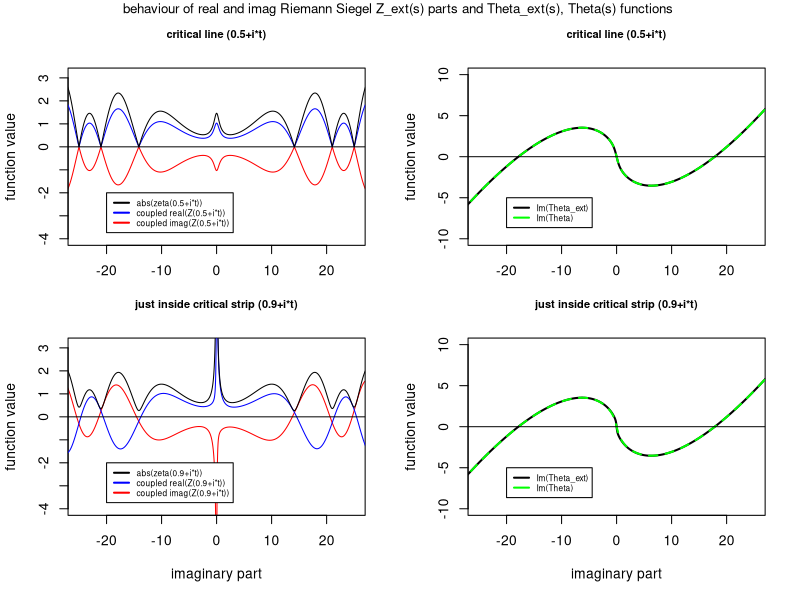

The R script that drew this image: (Note: a time limit stopped this script after it produced the figure.)
## ---- chunk 1
knitr::opts_chunk$set(echo = TRUE)
## ---- chunk 2

library(pracma)


rawratio <- function(res,x) {
    abs(2^(res+1i*x)*pi^(res+1i*x-1)*sin(pi/2*(res+1i*x))*gammaz(1-(res+1i*x)))
}

x <- seq(-50,50,l=30001)

add_phase <- function(x) {

sum <- 0
add_pos <- 0

xfac <- 0.25

for (i in 1:length(x)) {
  if(x[i] < 10 ) {add_pos[i] <- 0}
  else { 
    test <- floor((Im(log(gammaz(xfac+0.5i*x[i]))))/2/pi)
    if (test == 0) {flag <- 0;add_pos[i] <- sum}
      else if (test == -1 & flag == 0 ) {flag <- 1; sum <- sum+2*pi;add_pos[i] <- sum}
        else add_pos[i] <- sum
  }
  }
sum <- 0
add_neg <- 0
for (i in 1:length(x)) {
  if(x[length(x)+1-i] > -10 ) {add_neg[i] <- 0}
  else { 
    test <- floor((Im(log(gammaz(xfac+0.5i*x[length(x)+1-i]))))/2/pi)
    if (test == -1) {flag <- 0;add_neg[length(x)+1-i] <- sum}
    else if (test == 0 & flag == 0 ) {flag <- 1; sum <- sum-2*pi;add_neg[length(x)+1-i] <- sum}
    else add_neg[length(x)+1-i] <- sum
  }
}

add <- 0
for (i in 1:length(x)) {
  if (x[i] < 0) add[i] <- add_neg[i]
    else add[i] <- add_pos[i]
}

add
}

sqadd_phase <- function(res,x)  {

sum <- ifelse(abs(res) < sqrt(2),-pi,ifelse(abs(res)<5.73,-pi,ifelse(abs(res)<10.17,-2*pi,
                  ifelse(abs(res)<14.297,-3*pi,ifelse(abs(res)<18.38,-4*pi,
                  ifelse(abs(res)<22.428,-5*pi,ifelse(abs(res)<26.47,-6*pi,-7*pi)))))))
sqadd_pos <- 0

xfac <- 0.25

for (i in 1:length(x)) {
  if(x[i] <= .002 ) {sqadd_pos[i] <- sum}
  else { 
    test <- Im(log(sqrt(zeta(res+1i*x[i])*zeta(1-(res+1i*x[i]))*rawratio(res,x[i]))/
            sqrt(abs(zeta(res+1i*x[i])*zeta(1-(res+1i*x[i]))*rawratio(res,x[i])))))
    testp <- ifelse(x[i-1] != 0,
            Im(log(sqrt(zeta(res+1i*x[i-1])*zeta(1-(res+1i*x[i-1]))*rawratio(res,x[i-1]))/
             sqrt(abs(zeta(res+1i*x[i-1])*zeta(1-(res+1i*x[i-1]))*rawratio(res,x[i-1]))))),
                    test)
    # if (test-testp > pi/4 & x[i] <= 5) {flag <- 1;sum <- sum-1*pi;sadd_pos[i] <- sum}
    if (test-testp < -pi/4) {flag <- 1;sum <- sum+1*pi;sqadd_pos[i] <- sum}
    else {flag <- 0; sqadd_pos[i] <- sum}
  }
}
sum <- -ifelse(abs(res) < sqrt(2),-pi,ifelse(abs(res)<5.73,-pi,ifelse(abs(res)<10.17,-2*pi,
              ifelse(abs(res)<14.297,-3*pi,ifelse(abs(res)<18.38,-4*pi,
              ifelse(abs(res)<22.428,-5*pi,ifelse(abs(res)<26.47,-6*pi,-7*pi)))))))
sqadd_neg <- 0
for (i in 1:length(x)) {
  if(x[length(x)+1-i] >= -.002 ) {sqadd_neg[length(x)+1-i] <- sum}
  else { 
    test <- Im(log(sqrt(zeta(res+1i*x[length(x)+1-i])*zeta(1-(res+1i*x[length(x)+1-i]))*rawratio(res,x[length(x)+1-i]))/
          sqrt(abs(zeta(res+1i*x[length(x)+1-i])*zeta(1-(res+1i*x[length(x)+1-i]))*rawratio(res,x[length(x)+1-i])))))
    testp <- ifelse(x[length(x)+1-i+1] != 0,Im(log(sqrt(zeta(res+1i*x[length(x)+1-i+1])*zeta(1-(res+1i*x[length(x)+1-i+1]))*rawratio(res,x[length(x)+1-i+1]))/
  sqrt(abs(zeta(res+1i*x[length(x)+1-i+1])*zeta(1-(res+1i*x[length(x)+1-i+1]))*rawratio(res,x[length(x)+1-i+1]))))),
                    test)
    if (test-testp < -pi/4 & x[length(x)+1-i] >= -5) {flag <- 1;sum <- sum+1*pi;ladd_neg[length(x)+1-i] <- sum}
    if (test-testp > pi/4) {flag <- 1;sum <- sum-1*pi;sqadd_neg[length(x)+1-i] <- sum}
    else {flag <- 0; sqadd_neg[length(x)+1-i] <- sum}
  }
}

sqadd <- 0
for (i in 1:length(x)) {
  if (x[i] < 0) sqadd[i] <- sqadd_neg[i]
  else sqadd[i] <- sqadd_pos[i]
}

sqadd}


ladd_phase <- function(res,x) {

sum <- ifelse(abs(res) < sqrt(2),0,ifelse(abs(res)<5.73,-pi,ifelse(abs(res)<10.17,-2*pi,
              ifelse(abs(res)<14.297,-3*pi,ifelse(abs(res)<18.38,-4*pi,
              ifelse(abs(res)<22.428,-5*pi,ifelse(abs(res)<26.47,-6*pi,-7*pi)))))))

ladd_pos <- 0

for (i in 1:length(x)) {
  if(x[i] <= 0.002 ) {ladd_pos[i] <- sum}
  else { 
    test <- (-0.5*Im(log(zeta(res+1i*x[i])/zeta(1-(res+1i*x[i]))/rawratio(res,x[i]))))
    testp <- ifelse(x[i-1] != 0,(-0.5*Im(log(zeta(res+1i*x[i-1])/zeta(1-(res+1i*x[i-1]))/
                                               rawratio(res,x[i-1])))),test)
    if (test-testp > pi/4 & x[i] <= 5) {flag <- 1;sum <- sum-1*pi;ladd_pos[i] <- sum}
     if (test-testp < -pi/4) {flag <- 1;sum <- sum+1*pi;ladd_pos[i] <- sum}
    else {flag <- 0; ladd_pos[i] <- sum}
  }
}
sum <- ifelse(abs(res) < sqrt(2),0,ifelse(abs(res)<5.73,pi,ifelse(abs(res)<10.17,2*pi,
              ifelse(abs(res)<14.297,3*pi,ifelse(abs(res)<18.38,4*pi,
              ifelse(abs(res)<22.428,5*pi,ifelse(abs(res)<26.47,6*pi,7*pi)))))))
ladd_neg <- 0
for (i in 1:length(x)) {
  if(x[length(x)+1-i] >= -.002 ) {ladd_neg[length(x)+1-i] <- sum}
  else { 
    test <- (-0.5*Im(log(zeta(res+1i*x[length(x)+1-i])/zeta(1-(res+1i*x[length(x)+1-i]))/rawratio(res,x[length(x)+1-i]))))
    testp <- ifelse(x[length(x)+1-i+1] != 0,(-0.5*Im(log(zeta(res+1i*x[length(x)+1-i+1])/
                      zeta(1-(res+1i*x[length(x)+1-i+1]))/rawratio(res,x[length(x)+1-i+1])))),test)
    if (test-testp < -pi/4 & x[length(x)+1-i] >= -5) {flag <- 1;sum <- sum+1*pi;ladd_neg[length(x)+1-i] <- sum}
     if (test-testp > pi/4) {flag <- 1;sum <- sum-1*pi;ladd_neg[length(x)+1-i] <- sum}
    else {flag <- 0; ladd_neg[length(x)+1-i] <- sum}
  }
}

ladd <- 0
for (i in 1:length(x)) {
  if (x[i] <= 0) ladd[i] <- ladd_neg[i]
  else ladd[i] <- ladd_pos[i]
}


ladd}


par(mfrow=c(2,2))

par(fig=c(0,0.5,0.45,1))
res <- .5;
start <- -25;finish <- 25
add_f <- add_phase(x)

sqadd_f <- sqadd_phase(res,x)

ladd_f <- ladd_phase(res,x)

rot_z_fn <- sqrt(zeta(res+1i*x)*zeta(1-(res+1i*x))*rawratio(res,x))*exp(1i*3*pi/4)*cos(sqadd_f)
plot(x=x,y=Im(rot_z_fn),col="red",xlim=c(start,finish),typ="l",ylim=c(-4,pi),xlab="",ylab = "function value",main = paste0("critical line (0.5+i*t)"),cex.xlab=0.9,cex.main=.8)
lines(x=x,y=Re(rot_z_fn),col="blue")
lines(x=x,y=abs(rot_z_fn),col="black")
abline(h=0)


# plot(x=x,y=abs(rsc),col="blue",xlim=c(start-abs(.5-res)/0.5,finish+abs(.5-res)/0.5),typ="l", ylim=c(0,3),lwd=2,xlab = "imaginary part", ylab = "abs(function) value",main = paste0("on critical line (0.5+i*t)"),cex.xlab=0.9,cex.main=.8,cex.legend=0.8)
# 
legend(-20, -2, c("abs(zeta(0.5+i*t))", "coupled real(Z(0.5+i*t))","coupled imag(Z(0.5+i*t))"),
       lty = 1,cex=.6, lwd = c(2,  2,2,2), col = c("black",  "blue","red"))

par(fig=c(0.5,1,0.45,1), new=TRUE)
theta <- (-0.5*Im(log(zeta(res+1i*x)/zeta(1-(res+1i*x))/rawratio(res,x))))+1*ladd_f
plot(x=x,y=theta,xlim=c(start,finish),ylim=c(-10,10),typ="l",lwd=2,xlab="",ylab = "function value",main = paste0("critical line (0.5+i*t)"),cex.xlab=0.9,cex.main=.8,cex.legend=0.8)
lines(x=x,y=Im(log(gammaz(0.25+0.5i*x)))-0.5*x*log(pi)+1*add_f,col="green",lwd=2,lty=2)
abline(h=0)

# plot(x=x,y=abs(rsc),col="blue",xlim=c(start-abs(.5-res)/0.5,finish+abs(.5-res)/0.5),typ="l", ylim=c(0,3),lwd=1,xlab = "imaginary part", ylab = "abs(function) value",main = paste0("just above critical line (0.6+i*t)"),cex.xlab=0.9,cex.main=.8,cex.legend=0.8)

legend(-20, -5, c("Im(Theta_ext)", "Im(Theta)"),
       lty = 1,cex=.6, lwd = c(2,  2,2,2), col = c("black","green"))

par(fig=c(0,0.5,0.,0.55), new=TRUE)
res <- .9;

add_f <- add_phase(x)

sqadd_f <- sqadd_phase(res,x)

ladd_f <- ladd_phase(res,x)

rot_z_fn <- sqrt(zeta(res+1i*x)*zeta(1-(res+1i*x))*rawratio(res,x))*exp(1i*3*pi/4)*cos(sqadd_f)
plot(x=x,y=Im(rot_z_fn),col="red",xlim=c(start,finish),typ="l",ylim=c(-4,pi),xlab="imaginary part",ylab = "function value",main = paste0("just inside critical strip (0.9+i*t)"),cex.xlab=0.9,cex.main=.8)
lines(x=x,y=Re(rot_z_fn),col="blue")
lines(x=x,y=abs(rot_z_fn),col="black")
abline(h=0)

# plot(x=x,y=abs(rsc),col="blue",xlim=c(start-abs(.5-res)/0.5,finish+abs(.5-res)/0.5),typ="l", ylim=c(0,3),lwd=1,xlab = "imaginary part", ylab = "abs(function) value",main = paste0("high on critical strip (0.9+i*t)"),cex.xlab=0.9,cex.main=.8,cex.legend=0.8)

legend(-20, -2, c("abs(zeta(0.9+i*t))", "coupled real(Z(0.9+i*t))","coupled imag(Z(0.9+i*t))"),
       lty = 1,cex=.6, lwd = c(2,  2,2,2), col = c("black",  "blue","red"))

par(fig=c(0.5,1,0.,0.55), new=TRUE)

theta <- (-0.5*Im(log(zeta(res+1i*x)/zeta(1-(res+1i*x))/rawratio(res,x))))+1*ladd_f
plot(x=x,y=theta,xlim=c(start,finish),ylim=c(-10,10),typ="l",lwd=2,xlab="imaginary part",ylab = "function value",main = paste0("just inside critical strip (0.9+i*t)"),cex.xlab=0.9,cex.main=.8,cex.legend=0.8)
lines(x=x,y=Im(log(gammaz(0.25+0.5i*x)))-0.5*x*log(pi)+1*add_f,col="green",lwd=2,lty=2)
abline(h=0)

# plot(x=x,y=abs(rsc),col="blue",xlim=c(start-abs(.5-res)/0.5,finish+abs(.5-res)/0.5),typ="l", ylim=c(0,3),lwd=1,xlab = "imaginary part", ylab = "abs(function) value",main = paste0("upper edge of critical strip (1+i*t)"),cex.xlab=0.9,cex.main=.8,cex.legend=0.8)

legend(-20, -5, c("Im(Theta_ext)", "Im(Theta)"),
       lty = 1,cex=.6, lwd = c(2,  2,2,2), col = c("black","green"))
mtext("behaviour of real and imag Riemann Siegel Z_ext(s) parts and Theta_ext(s), Theta(s) functions ", side=3, outer=TRUE, line=-1,cex=0.8)

## ---- chunk 3


par(mfrow=c(2,2))
par(fig=c(0,0.5,0.45,1))
res <- 2;
start <- -25;finish <- 25
add_f <- add_phase(x)

sqadd_f <- sqadd_phase(res,x)

ladd_f <- ladd_phase(res,x)

rot_z_fn <- sqrt(zeta(res+1i*x)*zeta(1-(res+1i*x))*rawratio(res,x))*exp(1i*3*pi/4)*cos(sqadd_f)
plot(x=x,y=Im(rot_z_fn),col="red",xlim=c(start,finish),typ="l",ylim=c(-4,pi),xlab="",ylab = "function value",main = paste0("near critical strip (2+i*t)"),cex.xlab=0.9,cex.main=.8)
lines(x=x,y=Re(rot_z_fn),col="blue")
lines(x=x,y=abs(rot_z_fn),col="black")
abline(h=0)


# plot(x=x,y=abs(rsc),col="blue",xlim=c(start-abs(.5-res)/0.5,finish+abs(.5-res)/0.5),typ="l", ylim=c(0,3),lwd=2,xlab = "imaginary part", ylab = "abs(function) value",main = paste0("on critical line (0.5+i*t)"),cex.xlab=0.9,cex.main=.8,cex.legend=0.8)
# 
legend(-20, -2, c("abs(zeta(2+i*t))", "coupled real(Z(2+i*t))","coupled imag(Z(2+i*t))"),
       lty = 1,cex=.6, lwd = c(2,  2,2,2), col = c("black",  "blue","red"))

par(fig=c(0.5,1,0.45,1), new=TRUE)
theta <- (-0.5*Im(log(zeta(res+1i*x)/zeta(1-(res+1i*x))/rawratio(res,x))))+1*ladd_f
plot(x=x,y=theta,xlim=c(start,finish),ylim=c(-10,10),typ="l",lwd=2,xlab="",ylab = "function value",main = paste0("near critical strip (2+i*t)"),cex.xlab=0.9,cex.main=.8,cex.legend=0.8)
lines(x=x,y=Im(log(gammaz(0.25+0.5i*x)))-0.5*x*log(pi)+1*add_f,col="green",lwd=2,lty=2)
abline(h=0)

# plot(x=x,y=abs(rsc),col="blue",xlim=c(start-abs(.5-res)/0.5,finish+abs(.5-res)/0.5),typ="l", ylim=c(0,3),lwd=1,xlab = "imaginary part", ylab = "abs(function) value",main = paste0("just above critical line (0.6+i*t)"),cex.xlab=0.9,cex.main=.8,cex.legend=0.8)

legend(-20, -5, c("Im(Theta_ext)", "Im(Theta)"),
       lty = 1,cex=.6, lwd = c(2,  2,2,2), col = c("black","green"))

par(fig=c(0,0.5,0.,0.55), new=TRUE)
res <- 13;

add_f <- add_phase(x)

sqadd_f <- sqadd_phase(res,x)

ladd_f <- ladd_phase(res,x)

rot_z_fn <- sqrt(zeta(res+1i*x)*zeta(1-(res+1i*x))*rawratio(res,x))*exp(1i*3*pi/4)*cos(sqadd_f)
plot(x=x,y=Im(rot_z_fn),col="red",xlim=c(start,finish),typ="l",ylim=c(-4,pi),xlab="imaginary part",ylab = "function value",main = paste0("well above the critical strip (13+i*t)"),cex.xlab=0.9,cex.main=.8)
lines(x=x,y=Re(rot_z_fn),col="blue")
lines(x=x,y=abs(rot_z_fn),col="black")
abline(h=0)

# plot(x=x,y=abs(rsc),col="blue",xlim=c(start-abs(.5-res)/0.5,finish+abs(.5-res)/0.5),typ="l", ylim=c(0,3),lwd=1,xlab = "imaginary part", ylab = "abs(function) value",main = paste0("high on critical strip (0.9+i*t)"),cex.xlab=0.9,cex.main=.8,cex.legend=0.8)

legend(-20, -2, c("abs(zeta(13+i*t))", "coupled real(Z(13+i*t))","coupled imag(Z(13+i*t))"),
       lty = 1,cex=.6, lwd = c(2,  2,2,2), col = c("black",  "blue","red"))

par(fig=c(0.5,1,0.,0.55), new=TRUE)

theta <- (-0.5*Im(log(zeta(res+1i*x)/zeta(1-(res+1i*x))/rawratio(res,x))))+1*ladd_f
plot(x=x,y=theta,xlim=c(start,finish),ylim=c(-10,10),typ="l",lwd=2,xlab="imaginary part",ylab = "function value",main = paste0("well above the critical strip (13+i*t)"),cex.xlab=0.9,cex.main=.8,cex.legend=0.8)
lines(x=x,y=Im(log(gammaz(0.25+0.5i*x)))-0.5*x*log(pi)+1*add_f,col="green",lwd=2,lty=2)
abline(h=0)

# plot(x=x,y=abs(rsc),col="blue",xlim=c(start-abs(.5-res)/0.5,finish+abs(.5-res)/0.5),typ="l", ylim=c(0,3),lwd=1,xlab = "imaginary part", ylab = "abs(function) value",main = paste0("upper edge of critical strip (1+i*t)"),cex.xlab=0.9,cex.main=.8,cex.legend=0.8)

legend(-20, -5, c("Im(Theta_ext)", "Im(Theta)"),
       lty = 1,cex=.6, lwd = c(2,  2,2,2), col = c("black","green"))
mtext("behaviour of real and imag Riemann Siegel Z_ext(s) parts and Theta_ext(s), Theta(s) functions ", side=3, outer=TRUE, line=-1,cex=0.8)

## ---- chunk 4


par(mfrow=c(2,1))
par(fig=c(0,1,0.4,1))
res <- 0.51;
start <- -25;finish <- 25
# add_f <- add_phase(x)
# 
# sqadd_f <- sqadd_phase(res,x)
# 
# ladd_f <- ladd_phase(res,x)
plot(x=x,y=Im(log(sqrt(zeta(res+1i*x)*zeta(1-(res+1i*x))*rawratio(res,x))/
                    sqrt(abs(zeta(res+1i*x)*zeta(1-(res+1i*x))*rawratio(res,x))))),col="blue",xlim=c(start,finish),typ="l",ylim=c(-4,pi),xlab="",ylab = "function value",main = paste0("near critical line (0.51+i*t)"),cex.xlab=0.9,cex.main=.8,xaxt='n')
lines(x=x,y=Im(log(gammaz(0.25+0.5i*x))),col="green")
abline(h=0)
abline(v=17.8455995404,lty=3);abline(v=23.1702827012,lty=3);abline(v=27.6701822178,lty=3)
abline(v=-17.8455995404,lty=3);abline(v=-23.1702827012,lty=3);abline(v=-27.6701822178,lty=3)
axis(1,labels=c(" "," "," "," "," "),at=c(-20,-10,0,10,20))
legend(-10, -2, c("Im(log(sqrt(Z_ext(s))/sqrt(abs(Z_ext(s))))", "Im(log(gamma(0.25+0.5i*t)))","Gram Points"),
       lty = c(1,1,3,1),cex=.5, lwd = c(2,  2,2,2), col = c("blue",  "green","black"))

par(fig=c(0,1,0,0.6),new=TRUE)
res <- 2;
start <- -25;finish <- 25
# add_f <- add_phase(x)
# 
# sqadd_f <- sqadd_phase(res,x)
# 
# ladd_f <- ladd_phase(res,x)
plot(x=x,y=Im(log(sqrt(zeta(res+1i*x)*zeta(1-(res+1i*x))*rawratio(res,x))/
                    sqrt(abs(zeta(res+1i*x)*zeta(1-(res+1i*x))*rawratio(res,x))))),col="blue",xlim=c(start,finish),typ="l",ylim=c(-4,pi),xlab="",ylab = "function value",main = paste0("above critical strip (2+i*t)"),cex.xlab=0.9,cex.main=.8,xval="")
lines(x=x,y=Im(log(gammaz(0.25+0.5i*x))),col="green")
abline(h=0)
abline(v=17.8455995404,lty=3);abline(v=23.1702827012,lty=3);abline(v=27.6701822178,lty=3)
abline(v=-17.8455995404,lty=3);abline(v=-23.1702827012,lty=3);abline(v=-27.6701822178,lty=3)

legend(-10, -2, c("Im(log(sqrt(Z_ext(s))/sqrt(abs(Z_ext(s))))", "Im(log(gamma(0.25+0.5i*t)))","Gram Points"),
       lty = c(1,1,3,1),cex=.5, lwd = c(2,  2,2,2), col = c("blue",  "green","black"))


## ---- chunk 5

par(mfrow=c(2,1))

par(fig=c(0,1,0.4,1))

res <- 0.51;
start <- -25;finish <- 25

# add_f <- add_phase(x)
# 
# sqadd_f <- sqadd_phase(res,x)
# ladd_f <- ladd_phase(res,x)

plot(x=x,y=-0.5*Im(log(zeta(res+1i*x)/zeta(1-(res+1i*x))/rawratio(res,x))),col="blue",xlim=c(start,finish),typ="l",ylim=c(-4,pi),xlab="",ylab = "function value",main = paste0("near critical line (0.51+i*t)"),cex.xlab=0.9,cex.main=.8,xaxt='n')

lines(x=x,y=Im(log(gammaz(0.25+0.5i*x))),col="green")

abline(h=0)
abline(v=17.8455995404,lty=3);abline(v=23.1702827012,lty=3);abline(v=27.6701822178,lty=3)
abline(v=-17.8455995404,lty=3);abline(v=-23.1702827012,lty=3);abline(v=-27.6701822178,lty=3)
axis(1,labels=c(" "," "," "," "," "),at=c(-20,-10,0,10,20))
legend(-10, -2, c("-0.5*Im(log(exp(-i*2*theta_ext(s))))", "Im(log(gamma(0.25+0.5i*t)))","Gram Points"),
       lty = c(1,1,3,1),cex=.5, lwd = c(2,  2,2,2), col = c("blue",  "green","black"))

par(fig=c(0,1,0,0.6),new=TRUE)
res <- 2;
start <- -25;finish <- 25
# add_f <- add_phase(x)
# 
# sqadd_f <- sqadd_phase(res,x)
# 
# ladd_f <- ladd_phase(res,x)
plot(x=x,y=-0.5*Im(log(zeta(res+1i*x)/zeta(1-(res+1i*x))/rawratio(res,x))),col="blue",xlim=c(start,finish),typ="l",ylim=c(-4,pi),xlab="",ylab = "function value",main = paste0("above critical strip (2+i*t)"),cex.xlab=0.9,cex.main=.8,xval="")
lines(x=x,y=Im(log(gammaz(0.25+0.5i*x))),col="green")
abline(h=0)
abline(v=17.8455995404,lty=3);abline(v=23.1702827012,lty=3);abline(v=27.6701822178,lty=3)
abline(v=-17.8455995404,lty=3);abline(v=-23.1702827012,lty=3);abline(v=-27.6701822178,lty=3)

legend(-10, -2, c("-0.5*Im(log(exp(-i*2*theta_ext(s))))", "Im(log(gamma(0.25+0.5i*t)))","Gram Points"),
       lty = c(1,1,3,1),cex=.5, lwd = c(2,  2,2,2), col = c("blue",  "green","black"))


## ---- chunk 6

res <- 0.51;
start <- -25;finish <- 25

add_f <- add_phase(x)
# sqadd_f <- sqadd_phase(res,x)
ladd_f <- ladd_phase(res,x)

plot(x=x,y=-0.5*Im(log(zeta(res+1i*x)/zeta(1-(res+1i*x))/rawratio(res,x)))+ladd_f,col="blue",xlim=c(start,finish),typ="l",ylim=c(-4,4),xlab="",ylab = "function value",main = paste0("near critical line (0.51+i*t)"),cex.xlab=0.9,cex.main=.8,lwd=2)

lines(x=x,y=Im(log(gammaz(0.25+0.5i*x)))-0.5*x*log(pi)+add_f,col="green",lwd=2,lty=2)
lines(x=x,y=ladd_f,col="red")

abline(h=0)
abline(v=17.8455995404,lty=3);abline(v=23.1702827012,lty=3);abline(v=27.6701822178,lty=3)
abline(v=-17.8455995404,lty=3);abline(v=-23.1702827012,lty=3);abline(v=-27.6701822178,lty=3)
legend(-17, -0.7, c("theta_ext(s)", "theta(t)","accumulated phase changes","Gram Points"),
       lty = c(1,1,1,3),cex=.5, lwd = c(2,  2,2,2), col = c("blue",  "green","red","black"))

## ---- chunk 7

res <- 0.9;
start <- -25;finish <- 25
add_f <- add_phase(x)

# sqadd_f <- sqadd_phase(res,x)

ladd_f <- ladd_phase(res,x)
plot(x=x,y=-0.5*Im(log(zeta(res+1i*x)/zeta(1-(res+1i*x))/rawratio(res,x)))+ladd_f,col="blue",xlim=c(start,finish),typ="l",ylim=c(-4,4),xlab="",ylab = "function value",main = paste0("below critical strip boundary (0.9+i*t)"),cex.xlab=0.9,cex.main=.8,lwd=2)
lines(x=x,y=Im(log(gammaz(0.25+0.5i*x)))-0.5*x*log(pi)+add_f,col="green",lwd=2,lty=2)
lines(x=x,y=ladd_f,col="red")
abline(h=0)
abline(v=17.8455995404,lty=3);abline(v=23.1702827012,lty=3);abline(v=27.6701822178,lty=3)
abline(v=-17.8455995404,lty=3);abline(v=-23.1702827012,lty=3);abline(v=-27.6701822178,lty=3)

legend(-17, -0.7, c("theta_ext(s)", "theta(t)","accumulated phase changes","Gram Points"),
       lty = c(1,1,1,3),cex=.5, lwd = c(2,  2,2,2), col = c("blue",  "green","red","black"))


## ---- chunk 8

res <- 2;
start <- -20;finish <- 50
add_f <- add_phase(x)

# sqadd_f <- sqadd_phase(res,x)

ladd_f <- ladd_phase(res,x)
plot(x=x,y=-0.5*Im(log(zeta(res+1i*x)/zeta(1-(res+1i*x))/rawratio(res,x)))+ladd_f,col="blue",xlim=c(start,finish),typ="l",ylim=c(-4,25),xlab="",ylab = "function value",main = paste0("above critical strip (2+i*t)"),cex.xlab=0.9,cex.main=.8,lwd=2)
lines(x=x,y=Im(log(gammaz(0.25+0.5i*x)))-0.5*x*log(pi)+add_f,col="green",lwd=2,lty=2)
lines(x=x,y=ladd_f,col="red")
abline(h=0)
abline(v=17.8455995404,lty=3);abline(v=23.1702827012,lty=3);abline(v=27.6701822178,lty=3)
abline(v=31.7179799547,lty=3);abline(v=35.4671842971,lty=3);abline(v=38.9992099640,lty=3)
abline(v=42.3635503920,lty=3);abline(v=45.5930289815,lty=3);abline(v=48.7107766217,lty=3)
abline(v=-17.8455995404,lty=3);abline(v=-23.1702827012,lty=3);abline(v=-27.6701822178,lty=3)

legend(0, 25, c("theta_ext(s)", "theta(t)","accumulated phase changes","Gram Points"),
       lty = c(1,1,1,3),cex=.5, lwd = c(2,  2,2,2), col = c("blue",  "green","red","black"))


## ---- chunk 9

res <- 6;
start <- -20;finish <- 50
add_f <- add_phase(x)

# sqadd_f <- sqadd_phase(res,x)

ladd_f <- ladd_phase(res,x)
plot(x=x,y=-0.5*Im(log(zeta(res+1i*x)/zeta(1-(res+1i*x))/rawratio(res,x)))+ladd_f,col="blue",xlim=c(start,finish),typ="l",ylim=c(-5,25),xlab="",ylab = "function value",main = paste0("away from critical strip (6+i*t)"),cex.xlab=0.9,cex.main=.8,lwd=2)
lines(x=x,y=Im(log(gammaz(0.25+0.5i*x)))-0.5*x*log(pi)+add_f,col="green",lwd=2,lty=2)
lines(x=x,y=ladd_f,col="red")
abline(h=0)
abline(v=17.8455995404,lty=3);abline(v=23.1702827012,lty=3);abline(v=27.6701822178,lty=3)
abline(v=31.7179799547,lty=3);abline(v=35.4671842971,lty=3);abline(v=38.9992099640,lty=3)
abline(v=42.3635503920,lty=3);abline(v=45.5930289815,lty=3);abline(v=48.7107766217,lty=3)
abline(v=-17.8455995404,lty=3);abline(v=-23.1702827012,lty=3);abline(v=-27.6701822178,lty=3)

legend(0, 25, c("theta_ext(s)", "theta(t)","accumulated phase changes","Gram Points"),
       lty = c(1,1,1,3),cex=.5, lwd = c(2,  2,2,2), col = c("blue",  "green","red","black"))


## ---- chunk 10

res <- 17;
start <- -20;finish <- 50
add_f <- add_phase(x)

# sqadd_f <- sqadd_phase(res,x)

ladd_f <- ladd_phase(res,x)
plot(x=x,y=-0.5*Im(log(zeta(res+1i*x)/zeta(1-(res+1i*x))/rawratio(res,x)))+ladd_f,col="blue",xlim=c(start,finish),typ="l",ylim=c(-15,25),xlab="",ylab = "function value",main = paste0("well away from critical strip (17+i*t)"),cex.xlab=0.9,cex.main=.8,lwd=2)
lines(x=x,y=Im(log(gammaz(0.25+0.5i*x)))-0.5*x*log(pi)+add_f,col="green",lwd=2,lty=2)
lines(x=x,y=ladd_f,col="red")
abline(h=0)
abline(v=17.8455995404,lty=3);abline(v=23.1702827012,lty=3);abline(v=27.6701822178,lty=3)
abline(v=31.7179799547,lty=3);abline(v=35.4671842971,lty=3);abline(v=38.9992099640,lty=3)
abline(v=42.3635503920,lty=3);abline(v=45.5930289815,lty=3);abline(v=48.7107766217,lty=3)
abline(v=-17.8455995404,lty=3);abline(v=-23.1702827012,lty=3);abline(v=-27.6701822178,lty=3)

legend(1, 25, c("theta_ext(s)", "theta(t)","accumulated phase changes","Gram Points"),
       lty = c(1,1,1,3),cex=.4, lwd = c(2,  2,2,2), col = c("blue",  "green","red","black"))


## ---- chunk 11
library(pracma)
res <- 0.9;
add_f <- add_phase(x)
ladd_f <- ladd_phase(res,x)

y1 <- -0.5*Im(log(zeta(res+1i*x)/zeta(1-(res+1i*x))/rawratio(res,x)))+ladd_f
y2 <- (Im(log(gammaz(0.25+0.5i*x)))-0.5*x*log(pi)+add_f)
ynet <- y2[x>2]-y1[x>2]
xinv <- 1/x[x>2]
# sqadd_f <- sqadd_phase(res,x)

start <- 0;finish <- 12
plot(x=x[x>2],y=ynet,col="blue",xlim=c(start,finish),typ="l",xlab="imaginary part of zeta(s)",ylab = "theta(t) - theta_ext(s)",main = paste0("just inside critical strip (0.9+i*t)"),cex.xlab=0.9,cex.main=.8,lwd=2)
lines(x=x[x > 2],y=fitted.values(lm(ynet~xinv)),col="red",lwd=2,lty=2)
lines(x=x[x > 2],y=0.25*xinv*abs(res-0.5)^2,col="green",lwd=2,lty=3)
abline(h=0)

legend(6, .02, c("diff(theta(t)-theta_ext(s))","1/t curve fit","0.5/(2t)*abs(Re(s)-0.5)^2 formula"),
       lty = c(1,2,3,3),cex=.7, lwd = c(2,  2,2,2), col = c("blue",  "red","green"))


## ---- chunk 12

res <- 17;
add_f <- add_phase(x)
ladd_f <- ladd_phase(res,x)

y1 <- -0.5*Im(log(zeta(res+1i*x)/zeta(1-(res+1i*x))/rawratio(res,x)))+ladd_f
y2 <- (Im(log(gammaz(0.25+0.5i*x)))-0.5*x*log(pi)+add_f)
ynet <- y2[x>2]-y1[x>2]
xinv <- 1/x[x>2]
# sqadd_f <- sqadd_phase(res,x)

start <- 0;finish <- 50
plot(x=x[x>2],y=ynet,col="blue",xlim=c(start,finish),typ="l",xlab="imaginary part of zeta(s)",ylab = "theta(t) - theta_ext(s)",main = paste0("well above critical strip (17+i*t)"),cex.xlab=0.9,cex.main=.8,lwd=2,ylim=c(0,10))
lines(x=x[x > 2],y=fitted.values(lm(ynet~poly(xinv,4))),col="red",lwd=2,lty=2)
lines(x=x[x > 2],y=fitted.values(lm(ynet~poly(xinv,1))),col="green",lwd=2,lty=2)
abline(h=0)
legend(25, 10, c("diff(theta(t)-theta_ext(s))","4th order polynomial 1/t curve fit","1/t curve fit"),
       lty = c(1,2,2,3),cex=.7, lwd = c(2,  2,2,2), col = c("blue",  "red","green"))


## ---- chunk 13
library(pracma)
res <- 0.51;
start <- -35;finish <- 35

add_f <- add_phase(x)
sqadd_f <- sqadd_phase(res,x)
# ladd_f <- ladd_phase(res,x)
zext <- sqrt((zeta(res+1i*x)*zeta(1-(res+1i*x))*rawratio(res,x)))*exp(1i*3*pi/4)

plot(x=x,y=Im(zext)*cos(sqadd_f),col="red",xlim=c(start,finish),typ="l",ylim=c(-pi,pi),xlab="",ylab = "function value",main = paste0("near critical line (0.51+i*t)"),cex.xlab=0.9,cex.main=.8,lwd=2)

lines(x=x,y=Re(zext)*cos(sqadd_f),col="blue",lwd=2)
lines(x=x,y=abs(zext),col="black")
lines(x=x,y=cos(sqadd_f),col="green")

abline(h=0)
abline(v=17.8455995404,lty=3);abline(v=23.1702827012,lty=3);abline(v=27.6701822178,lty=3)
abline(v=31.7179799547,lty=3);abline(v=35.4671842971,lty=3);abline(v=38.9992099640,lty=3)
abline(v=42.3635503920,lty=3);abline(v=45.5930289815,lty=3);abline(v=48.7107766217,lty=3)
abline(v=-17.8455995404,lty=3);abline(v=-23.1702827012,lty=3);abline(v=-27.6701822178,lty=3)
abline(v=-31.7179799547,lty=3);abline(v=-35.4671842971,lty=3);abline(v=-38.9992099640,lty=3)
legend(-30, -1.5, c("abs(Z_ext(s))", "real(Z_ext(s))","imag(Z_ext(s))","Gram Points","cos(accumulated phase changes)"),
       lty = c(1,1,1,3,1),cex=.5, lwd = c(2,  2,2,2,2), col = c("black",  "blue","red","black","green"), ncol=2)

## ---- chunk 14

res <- 0.9;
start <- -35;finish <- 35

add_f <- add_phase(x)
sqadd_f <- sqadd_phase(res,x)
# ladd_f <- ladd_phase(res,x)
zext <- sqrt((zeta(res+1i*x)*zeta(1-(res+1i*x))*rawratio(res,x)))*exp(1i*3*pi/4)

plot(x=x,y=Im(zext)*cos(sqadd_f),col="red",xlim=c(start,finish),typ="l",ylim=c(-pi,2.5),xlab="",ylab = "function value",main = paste0("just inside critical strip (0.9+i*t)"),cex.xlab=0.9,cex.main=.8,lwd=2)

lines(x=x,y=Re(zext)*cos(sqadd_f),col="blue",lwd=2)
lines(x=x,y=abs(zext),col="black")
lines(x=x,y=cos(sqadd_f),col="green")

abline(h=0)
abline(v=17.8455995404,lty=3);abline(v=23.1702827012,lty=3);abline(v=27.6701822178,lty=3)
abline(v=31.7179799547,lty=3);abline(v=35.4671842971,lty=3);abline(v=38.9992099640,lty=3)
abline(v=42.3635503920,lty=3);abline(v=45.5930289815,lty=3);abline(v=48.7107766217,lty=3)
abline(v=-17.8455995404,lty=3);abline(v=-23.1702827012,lty=3);abline(v=-27.6701822178,lty=3)
abline(v=-31.7179799547,lty=3);abline(v=-35.4671842971,lty=3);abline(v=-38.9992099640,lty=3)
legend(-30, -1.5, c("abs(Z_ext(s))", "real(Z_ext(s))","imag(Z_ext(s))","Gram Points","cos(accumulated phase changes)"),
       lty = c(1,1,1,3,1),cex=.5, lwd = c(2,  2,2,2,2), col = c("black",  "blue","red","black","green"), ncol=2)
## ---- chunk 15

res <- 2;
start <- -20;finish <- 50

add_f <- add_phase(x)
sqadd_f <- sqadd_phase(res,x)
# ladd_f <- ladd_phase(res,x)
zext <- sqrt((zeta(res+1i*x)*zeta(1-(res+1i*x))*rawratio(res,x)))*exp(1i*3*pi/4)

plot(x=x,y=Im(zext)*cos(sqadd_f),col="red",xlim=c(start,finish),typ="l",ylim=c(-pi,1.5),xlab="",ylab = "function value",main = paste0("above critical strip (2+i*t)"),cex.xlab=0.9,cex.main=.8,lwd=2)

lines(x=x,y=Re(zext)*cos(sqadd_f),col="blue",lwd=2)
lines(x=x,y=abs(zext),col="black")
lines(x=x,y=cos(sqadd_f),col="green")

abline(h=0)
abline(v=17.8455995404,lty=3);abline(v=23.1702827012,lty=3);abline(v=27.6701822178,lty=3)
abline(v=31.7179799547,lty=3);abline(v=35.4671842971,lty=3);abline(v=38.9992099640,lty=3)
abline(v=42.3635503920,lty=3);abline(v=45.5930289815,lty=3);abline(v=48.7107766217,lty=3)
abline(v=-17.8455995404,lty=3);abline(v=-23.1702827012,lty=3);abline(v=-27.6701822178,lty=3)
abline(v=-31.7179799547,lty=3);abline(v=-35.4671842971,lty=3);abline(v=-38.9992099640,lty=3)
legend(-20, -1.5, c("abs(Z_ext(s))", "real(Z_ext(s))","imag(Z_ext(s))","Gram Points","cos(accumulated phase changes)"),
       lty = c(1,1,1,3,1),cex=.5, lwd = c(2,  2,2,2,2), col = c("black",  "blue","red","black","green"), ncol=2)

## ---- chunk 16
library(pracma)
res <- 6;
start <- -20;finish <- 50

add_f <- add_phase(x)
sqadd_f <- sqadd_phase(res,x)
# ladd_f <- ladd_phase(res,x)
zext <- sqrt((zeta(res+1i*x)*zeta(1-(res+1i*x))*rawratio(res,x)))*exp(1i*3*pi/4)

plot(x=x,y=Im(zext)*cos(sqadd_f),col="red",xlim=c(start,finish),typ="l",ylim=c(-pi,1.25),xlab="",ylab = "function value",main = paste0("away from critical strip (6+i*t)"),cex.xlab=0.9,cex.main=.8,lwd=2)

lines(x=x,y=Re(zext)*cos(sqadd_f),col="blue",lwd=2)
lines(x=x,y=abs(zext),col="black")
lines(x=x,y=cos(sqadd_f),col="green")

abline(h=0)
abline(v=17.8455995404,lty=3);abline(v=23.1702827012,lty=3);abline(v=27.6701822178,lty=3)
abline(v=31.7179799547,lty=3);abline(v=35.4671842971,lty=3);abline(v=38.9992099640,lty=3)
abline(v=42.3635503920,lty=3);abline(v=45.5930289815,lty=3);abline(v=48.7107766217,lty=3)
abline(v=-17.8455995404,lty=3);abline(v=-23.1702827012,lty=3);abline(v=-27.6701822178,lty=3)
abline(v=-31.7179799547,lty=3);abline(v=-35.4671842971,lty=3);abline(v=-38.9992099640,lty=3)
legend(-20, -1.5, c("abs(Z_ext(s))", "real(Z_ext(s))","imag(Z_ext(s))","Gram Points","cos(accumulated phase changes)"),
       lty = c(1,1,1,3,1),cex=.5, lwd = c(2,  2,2,2,2), col = c("black",  "blue","red","black","green"), ncol=2)

## ---- chunk 17

res <- 17;
start <- -20;finish <- 50

add_f <- add_phase(x)
sqadd_f <- sqadd_phase(res,x)
# ladd_f <- ladd_phase(res,x)
zext <- sqrt((zeta(res+1i*x)*zeta(1-(res+1i*x))*rawratio(res,x)))*exp(1i*3*pi/4)

plot(x=x,y=Im(zext)*cos(sqadd_f),col="red",xlim=c(start,finish),typ="l",ylim=c(-3,1.25),xlab="",ylab = "function value",main = paste0("well away from critical strip (17+i*t)"),cex.xlab=0.9,cex.main=.8,lwd=2)

lines(x=x,y=Re(zext)*cos(sqadd_f),col="blue",lwd=2)
lines(x=x,y=abs(zext),col="black")
lines(x=x,y=cos(sqadd_f),col="green")

abline(h=0)
abline(v=17.8455995404,lty=3);abline(v=23.1702827012,lty=3);abline(v=27.6701822178,lty=3)
abline(v=31.7179799547,lty=3);abline(v=35.4671842971,lty=3);abline(v=38.9992099640,lty=3)
abline(v=42.3635503920,lty=3);abline(v=45.5930289815,lty=3);abline(v=48.7107766217,lty=3)
abline(v=-17.8455995404,lty=3);abline(v=-23.1702827012,lty=3);abline(v=-27.6701822178,lty=3)
abline(v=-31.7179799547,lty=3);abline(v=-35.4671842971,lty=3);abline(v=-38.9992099640,lty=3)
legend(-20, -1.5, c("abs(Z_ext(s))", "real(Z_ext(s))","imag(Z_ext(s))","Gram Points","cos(accumulated phase changes)"),
       lty = c(1,1,1,3,1),cex=.5, lwd = c(2,  2,2,2,2), col = c("black",  "blue","red","black","green"), ncol=2)

## ---- chunk 18

res <- 30;
start <- -20;finish <- 50

add_f <- add_phase(x)
sqadd_f <- sqadd_phase(res,x)
# ladd_f <- ladd_phase(res,x)
zext <- sqrt((zeta(res+1i*x)*zeta(1-(res+1i*x))*rawratio(res,x)))*exp(1i*3*pi/4)

plot(x=x,y=Im(zext)*cos(sqadd_f),col="red",xlim=c(start,finish),typ="l",ylim=c(-3,1.25),xlab="",ylab = "function value",main = paste0("far away from critical strip (30+i*t)"),cex.xlab=0.9,cex.main=.8,lwd=2)

lines(x=x,y=Re(zext)*cos(sqadd_f),col="blue",lwd=2)
lines(x=x,y=abs(zext),col="black")
lines(x=x,y=cos(sqadd_f),col="green")

abline(h=0)
abline(v=17.8455995404,lty=3);abline(v=23.1702827012,lty=3);abline(v=27.6701822178,lty=3)
abline(v=31.7179799547,lty=3);abline(v=35.4671842971,lty=3);abline(v=38.9992099640,lty=3)
abline(v=42.3635503920,lty=3);abline(v=45.5930289815,lty=3);abline(v=48.7107766217,lty=3)
abline(v=-17.8455995404,lty=3);abline(v=-23.1702827012,lty=3);abline(v=-27.6701822178,lty=3)
abline(v=-31.7179799547,lty=3);abline(v=-35.4671842971,lty=3);abline(v=-38.9992099640,lty=3)
legend(-20, -1.5, c("abs(Z_ext(s))", "real(Z_ext(s))","imag(Z_ext(s))","Gram Points","cos(accumulated phase changes)"),
       lty = c(1,1,1,3,1),cex=.5, lwd = c(2,  2,2,2,2), col = c("black",  "blue","red","black","green"), ncol=2)

## ---- chunk 19

res <- 30;
start <- -20;finish <- 50

add_f <- add_phase(x)
sqadd_f <- sqadd_phase(res,x)
# ladd_f <- ladd_phase(res,x)
zext <- sqrt((zeta(res+1i*x)*zeta(1-(res+1i*x))*rawratio(res,x)))*exp(1i*0*pi/4)

plot(x=x,y=Im(zext)*cos(sqadd_f),col="red",xlim=c(start,finish),typ="l",ylim=c(-3,1.25),xlab="",ylab = "function value",main = paste0("far away from critical strip (30+i*t)"),cex.xlab=0.9,cex.main=.8,lwd=2)

lines(x=x,y=Re(zext)*cos(sqadd_f),col="blue",lwd=2)
lines(x=x,y=abs(zext),col="black")
lines(x=x,y=cos(sqadd_f),col="green")

abline(h=0)
abline(v=17.8455995404,lty=3);abline(v=23.1702827012,lty=3);abline(v=27.6701822178,lty=3)
abline(v=31.7179799547,lty=3);abline(v=35.4671842971,lty=3);abline(v=38.9992099640,lty=3)
abline(v=42.3635503920,lty=3);abline(v=45.5930289815,lty=3);abline(v=48.7107766217,lty=3)
abline(v=-17.8455995404,lty=3);abline(v=-23.1702827012,lty=3);abline(v=-27.6701822178,lty=3)
abline(v=-31.7179799547,lty=3);abline(v=-35.4671842971,lty=3);abline(v=-38.9992099640,lty=3)
legend(-20, -1.5, c("abs(Z_ext(s))", "real(Z_ext(s))","imag(Z_ext(s))","Gram Points","cos(accumulated phase changes)"),
       lty = c(1,1,1,3,1),cex=.5, lwd = c(2,  2,2,2,2), col = c("black",  "blue","red","black","green"), ncol=2)

## ---- chunk 20
library(pracma)
res <- 0.501;
start <- -10;finish <- 50

add_f <- add_phase(x)
sqadd_f <- sqadd_phase(res,x)
ladd_f <- ladd_phase(res,x)

thetaext <- -0.5*Im(log(zeta(res+1i*x)/zeta(1-(res+1i*x))/rawratio(res,x)))+ladd_f
zext <- sqrt((zeta(res+1i*x)*zeta(1-(res+1i*x))*rawratio(res,x)))*exp(1i*3*pi/4)

plot(x=x,y=Im(zext)*cos(sqadd_f)+thetaext,col="green",xlim=c(start,finish),typ="l",ylim=c(-pi,30),xlab="",ylab = "function value",main = paste0("near critical line (0.501+i*t)"),cex.xlab=0.9,cex.main=.8,lwd=2)

lines(x=x,y=Re(zext)*cos(sqadd_f)+thetaext,col="blue",lwd=2)
lines(x=x,y=abs(zext)+thetaext,col="black")
lines(x=x,y=sqadd_f,col="red")
lines(x=x,y=sqadd_f-(-x/2*log(2*pi/x)-x/2-pi/8),col="red")
lines(x=x,y=Im(log(gammaz(0.25+0.5i*x)))-0.5*x*log(pi)+add_f,col="brown",lwd=2)

abline(h=0)

legend(-10, 30, c("abs(Z_ext(s))+theta_ext", "real(Z_ext(s))+theta_ext","imag(Z_ext(s))+theta_ext","accumulated Z_ext phase changes","detrended acc Z_ext phase changes"),
       lty = c(1,1,1,1,1),cex=.5, lwd = c(2,2,2,2,2), col = c("black",  "blue","green","red","red"), ncol=2)
